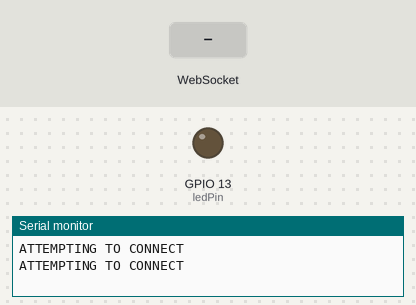
Simulated run of this sketch. Board: ESP32. Shown: output pins drawn as LEDs (lit = HIGH), the last lines printed to the serial monitor. Inputs (shaded band) come from the test bench. WiFi joins after 1.5 s; servers stay silent unless stated.

Above: at 3.2 s.
3.3 s: WebSocket text "1" received
At 3.8 s:
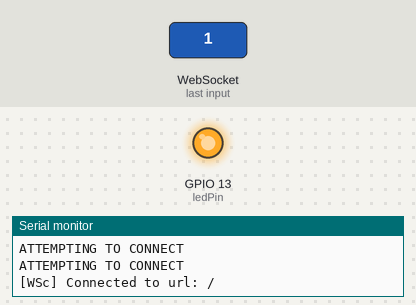
4.8 s: WebSocket text "0" received
At 6.1 s:
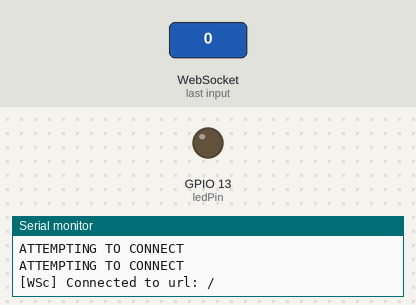
Timing chart, 0 to 7.8 s (numbered marks = the images above; inputs shaded):
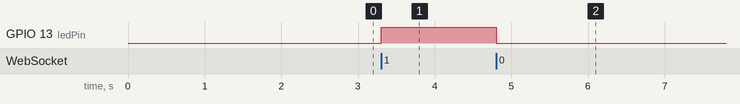

The sketch:

MotionDetectorGlassesFeatherboard.ino
```cpp
#include <WebSocketsClient.h>
#include <WiFi.h>
const char* ssid     = "NETGEAR65";
const char* password = "orangeonion830";

int ledPin = 13;
WebSocketsClient websocket;

void websocketEvent(WStype_t type, uint8_t * payload, size_t length) {
  switch(type) {
    case WStype_CONNECTED:
      Serial.printf("[WSc] Connected to url: %s\n", payload);

      // send message to server when Connected
      websocket.sendTXT("Connected");
      break;
    case WStype_TEXT:
      if(strcmp((char *) payload, "1")){
        digitalWrite(ledPin, LOW);
      }
      else{
        digitalWrite(ledPin, HIGH);
      }
      websocket.sendTXT("OK");

      // send message to server
      // webSocket.sendTXT("message here");
      break;
  }
}

void setup() {
  pinMode(ledPin, OUTPUT);
  Serial.begin(115200);
  WiFi.begin(ssid, password);
  while(WiFi.status() != WL_CONNECTED){
    Serial.println("ATTEMPTING TO CONNECT");
    delay(1000);
  }
  websocket.begin("192.168.1.12", 80, "/");
  websocket.onEvent(websocketEvent);
  websocket.setReconnectInterval(100);
}

void loop(){
  websocket.loop();
}
```

Measured:
- after the input at 3.3 s, GPIO 13 (ledPin): LOW → HIGH at once
- after the input at 4.8 s, GPIO 13 (ledPin): HIGH → LOW at once
